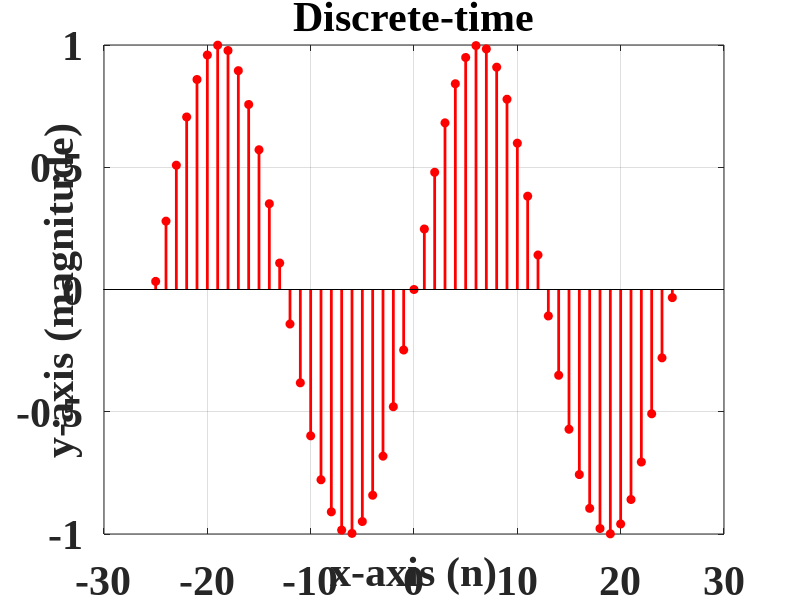
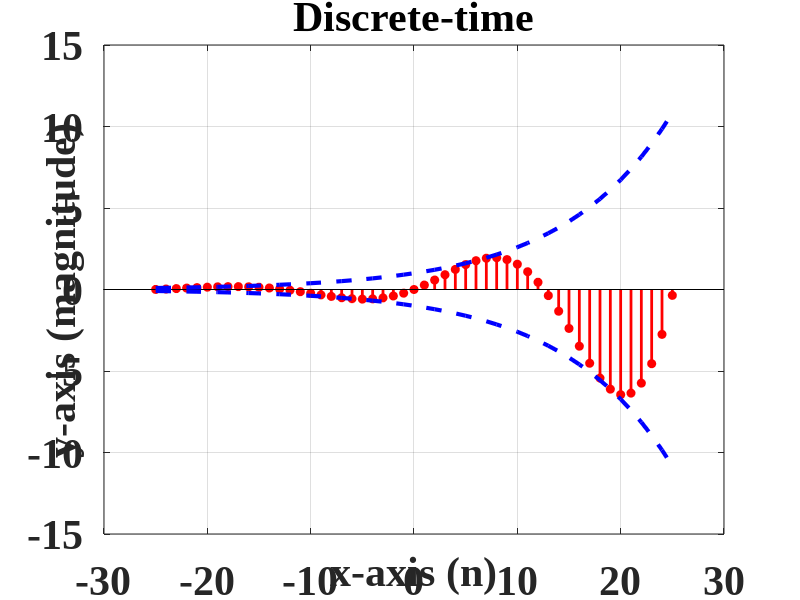
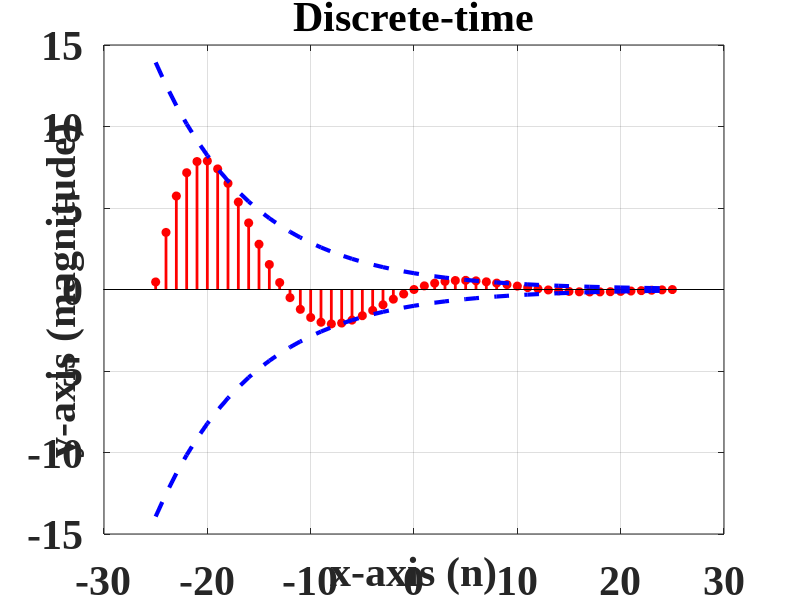

MATLAB code to generate these figures, in order:
clear all; close all;
startx=0;starty=0;width=1368;height=720;
figure('Position',[startx,starty,width,height]);
y = linspace(-25,25,51);
y2 = sin(y/4);
stem(y,y2,'r', 'LineWidth',2,'filled','Markersize',6);
grid on
title('Discrete-time');
xl=xlabel('x-axis (n)'); % x-axis label
set(xl, 'Units', 'Normalized');
pos = get(xl, 'Position');
set(xl, 'Position', pos + [0, -0.01, 0]);
yl=ylabel('y-axis (magnitude)'); % y-axis label
set(yl, 'Units', 'Normalized');
pos = get(yl, 'Position');
set(yl, 'Position', pos + [-0.01, 0, 0]);
set(gca,'FontSize',30,'fontWeight','bold', 'FontName', 'Times New Roman');
set(findall(gcf,'type','text'),'FontSize',30,'fontWeight','bold', 'FontName', 'Times New Roman');

pause();

clear all; 
startx=0;starty=0;width=1368;height=720;
figure('Position',[startx,starty,width,height]);
y = linspace(-25,25,51);
%y2 = sin(y/4);
y2 = (1.1.^y).*sin(y/4);
stem(y,y2,'r', 'LineWidth',2,'filled','Markersize',6);
hold on;
plot(y,(1.1.^y), '--b', 'LineWidth',3);
plot(y,-(1.1.^y), '--b', 'LineWidth',3);
grid on
title('Discrete-time');
xl=xlabel('x-axis (n)'); % x-axis label
set(xl, 'Units', 'Normalized');
pos = get(xl, 'Position');
set(xl, 'Position', pos + [0, -0.01, 0]);
yl=ylabel('y-axis (magnitude)'); % y-axis label
set(yl, 'Units', 'Normalized');
pos = get(yl, 'Position');
set(yl, 'Position', pos + [-0.01, 0, 0]);
set(gca,'FontSize',30,'fontWeight','bold', 'FontName', 'Times New Roman');
set(findall(gcf,'type','text'),'FontSize',30,'fontWeight','bold', 'FontName', 'Times New Roman');

pause();

clear all; 
startx=0;starty=0;width=1368;height=720;
figure('Position',[startx,starty,width,height]);
y = linspace(-25,25,51);
%y2 = sin(y/4);
y2 = (0.9.^y).*sin(y/4);
stem(y,y2,'r', 'LineWidth',2,'filled','Markersize',6);
hold on;
plot(y,(0.9.^y), '--b', 'LineWidth',3);
plot(y,-(0.9.^y), '--b', 'LineWidth',3);
grid on
title('Discrete-time');
xl=xlabel('x-axis (n)'); % x-axis label
set(xl, 'Units', 'Normalized');
pos = get(xl, 'Position');
set(xl, 'Position', pos + [0, -0.01, 0]);
yl=ylabel('y-axis (magnitude)'); % y-axis label
set(yl, 'Units', 'Normalized');
pos = get(yl, 'Position');
set(yl, 'Position', pos + [-0.01, 0, 0]);
set(gca,'FontSize',30,'fontWeight','bold', 'FontName', 'Times New Roman');
set(findall(gcf,'type','text'),'FontSize',30,'fontWeight','bold', 'FontName', 'Times New Roman');
